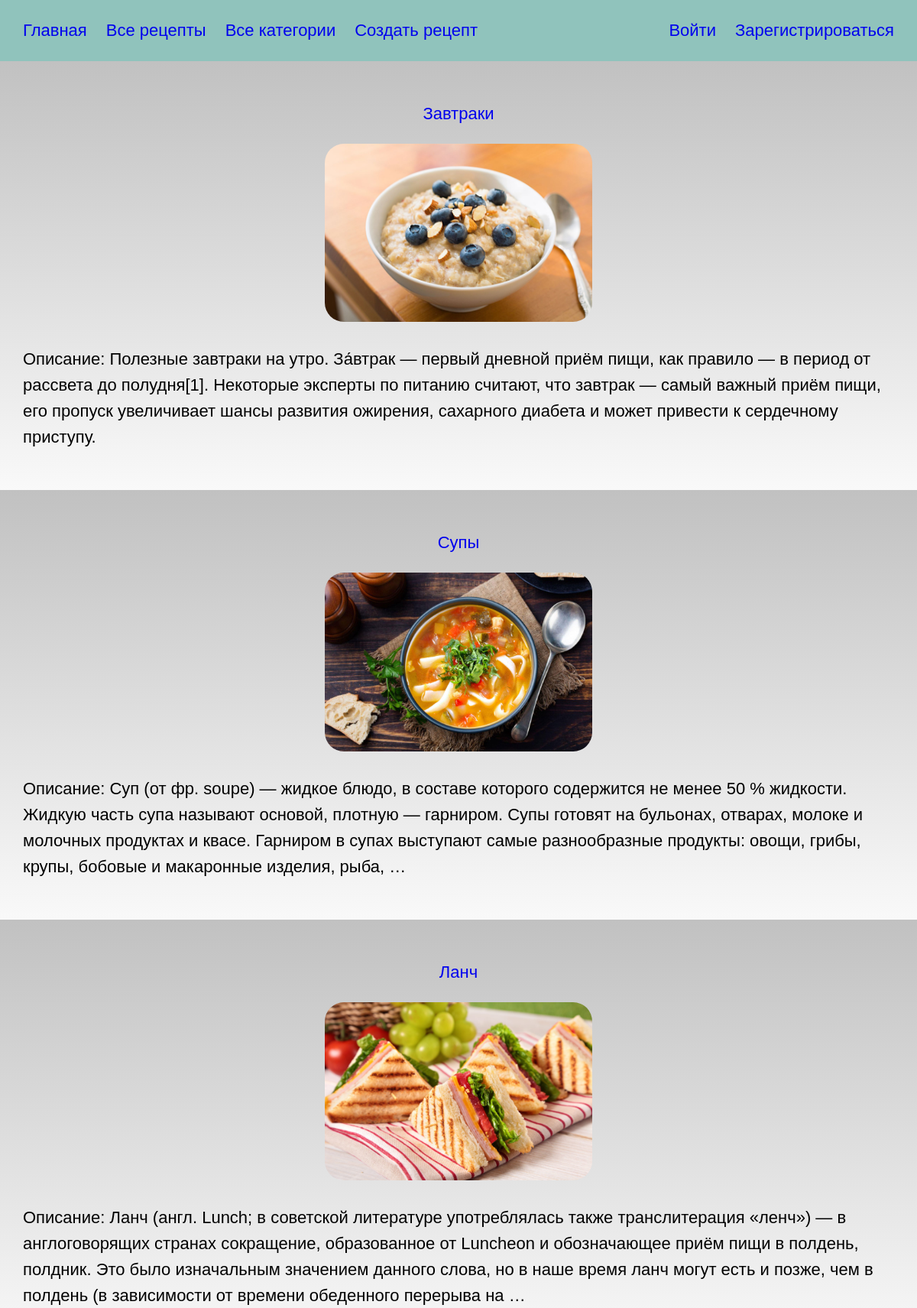
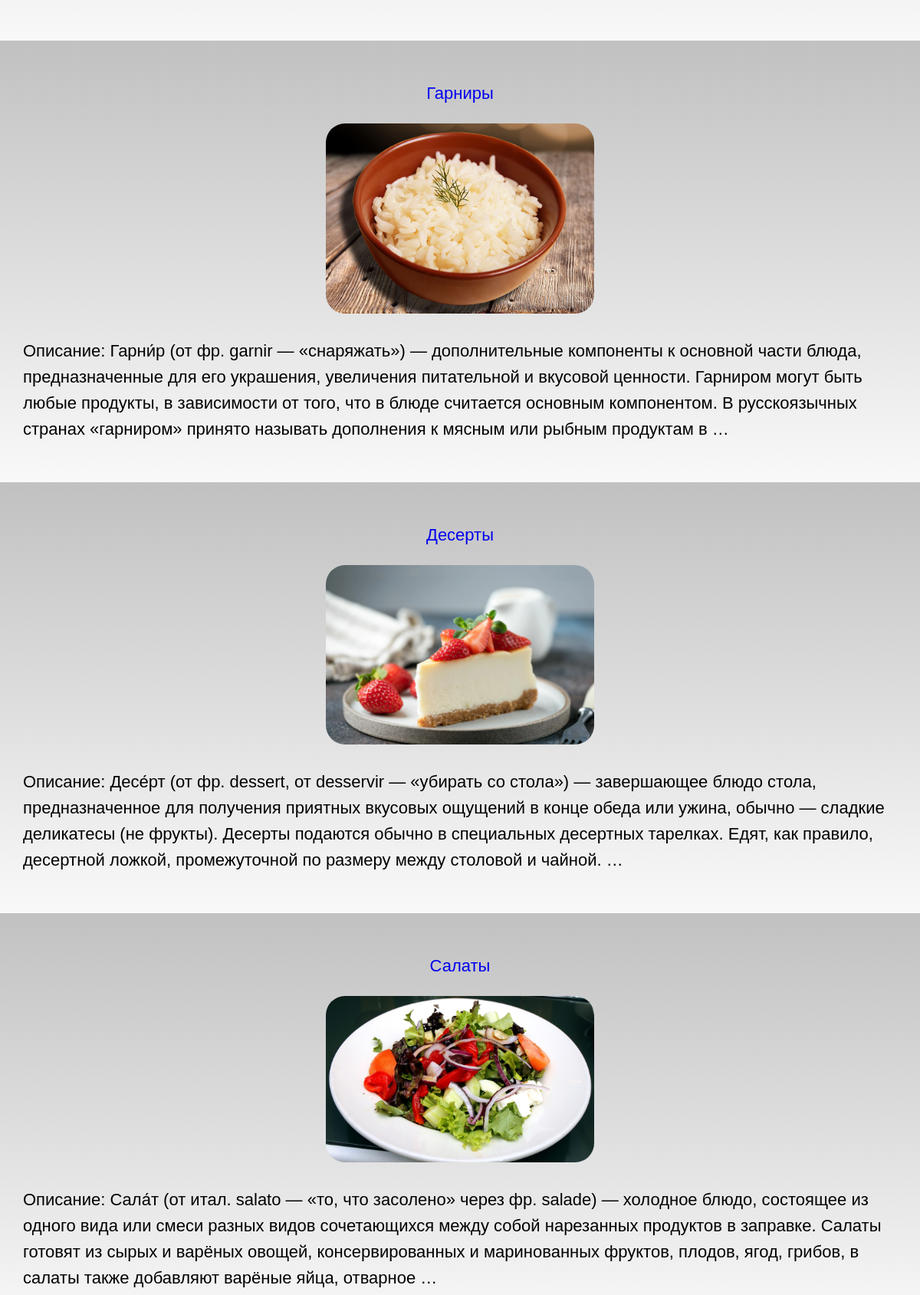
/recipes/recipes/categories/ (upper part), run on the app's committed database (2 pictures, top to bottom).
### recipes/models.py (models this page shows, shortened)
class Category(models.Model):
    name = CharField(null=False, max_length=30)
    description = TextField(max_length=700, null=False, blank=True)
    image = ImageField(null=True, blank=True, upload_to=destination_of_preview)

### recipes/views.py (the view)
# urls.py: path("recipes/categories/", CategoryListView.as_view(), name='category_list'),
class CategoryListView(ListView):
    queryset = Category.objects.all()
    context_object_name = 'categories'
    template_name = 'recipes/category_list.html'
    paginate_by = 6

### recipes/templates/recipes/category_list.html (shortened to what this page needs)
{% extends "./base.html" %}
{% block body %}
<section class="h-3">
    {% if categories %}
    {% for category in categories %}
    <div class="content_inner">
        <p><a href="{% url 'recipes:category_detail' category.pk %}">
            {{ category.name }}</a></p>
        {% if category.image %}
        <a href="{% url 'recipes:category_detail' category.pk %}">
            <img src="{{ category.image.url }}" alt="No image here yet."></a>
        {% endif %}
        <p>Описание: {{ category.description|truncatewords:50 }}</p>
    </div>
    {% endfor %}
    {% else %}
    <span>No data here yet.</span>
    {% endif %}
</section>
{% endblock %}

### static/recipes/recipes.css (style rules this page uses)
body, html { margin: 0; padding: 0; font-size: 22px; font-family: Arial, Helvetica, sans-serif; }
.h-3 > div { line-height: 34px; display: flex; flex-direction: column; justify-content: center; align-items: center; background: linear-gradient(#C1C1C1, #F9F9F9) }
.content_inner { padding: 30px; font-size: 22px; height: 100%; }
.content_inner > p { max-width: 1200px; height: 100%; margin-left: auto; margin-right: auto; }
img { width: 350px; height: auto; border-radius: 25px; }
a { text-decoration: none; }

### static/recipes/users.css (style rules this page uses)
body, html { margin: 0; padding: 0; font-size: 22px; font-family: Arial, Helvetica, sans-serif; }
.h1-prof, .forms > div, p { justify-content: center space-between; align-items: center; max-width: 1200px; height: 100%; margin-left: auto; margin-right: auto; }

### data on the page
Category: name "Завтраки", image (picture), description "Полезные завтраки на утро. За́втрак — первый дневной приём пищи, как правило — в период от рассвета до полудня[1]. Некоторые эксперты по питанию считают, что завтрак — самый важный приём пищи, его пропуск увеличивает шансы развития ожирения, сахарного диабета и может привести к сердечному приступу."
Category: name "Супы", image (picture), description "Суп (от фр. soupe) — жидкое блюдо, в составе которого содержится не менее 50 % жидкости. Жидкую часть супа называют основой, плотную — гарниром. Супы готовят на бульонах, отварах, молоке и молочных продуктах и квасе. Гарниром в супах выступают самые разнообразные продукты: овощи, грибы, крупы, бобовые и макаронные изделия, рыба, …"
Category: name "Ланч", image (picture), description "Ланч (англ. Lunch; в советской литературе употреблялась также транслитерация «ленч») — в англоговорящих странах сокращение, образованное от Luncheon и обозначающее приём пищи в полдень, полдник. Это было изначальным значением данного слова, но в наше время ланч могут есть и позже, чем в полдень (в зависимости от времени обеденного перерыва на …"
Category: name "Гарниры", image (picture), description "Гарни́р (от фр. garnir — «снаряжать») — дополнительные компоненты к основной части блюда, предназначенные для его украшения, увеличения питательной и вкусовой ценности. Гарниром могут быть любые продукты, в зависимости от того, что в блюде считается основным компонентом. В русскоязычных странах «гарниром» принято называть дополнения к мясным или рыбным продуктам в …"
Category: name "Десерты", image (picture), description "Десе́рт (от фр. dessert, от desservir — «убирать со стола») — завершающее блюдо стола, предназначенное для получения приятных вкусовых ощущений в конце обеда или ужина, обычно — сладкие деликатесы (не фрукты). Десерты подаются обычно в специальных десертных тарелках. Едят, как правило, десертной ложкой, промежуточной по размеру между столовой и чайной. …"
Category: name "Салаты", image (picture), description "Сала́т (от итал. salato — «то, что засолено» через фр. salade) — холодное блюдо, состоящее из одного вида или смеси разных видов сочетающихся между собой нарезанных продуктов в заправке. Салаты готовят из сырых и варёных овощей, консервированных и маринованных фруктов, плодов, ягод, грибов, в салаты также добавляют варёные яйца, отварное …"
